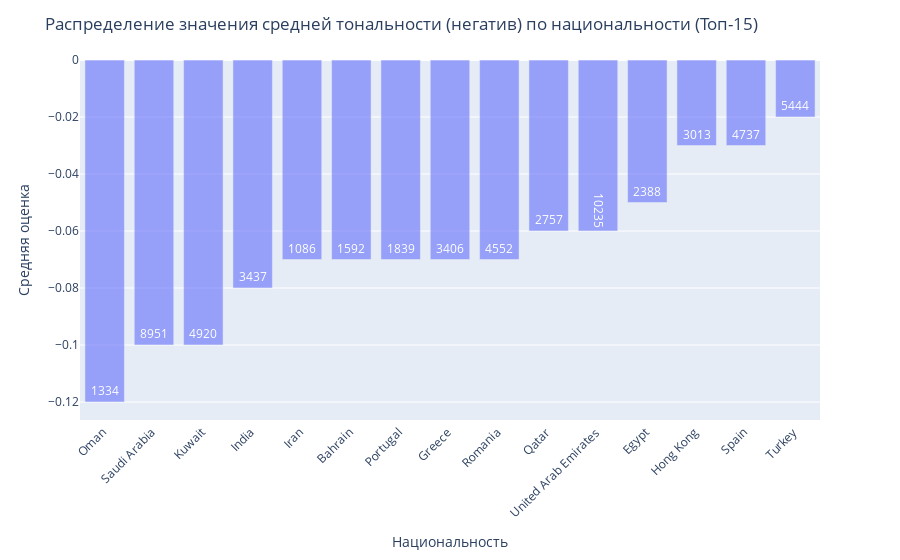

Here is the notebook cell this chart was saved with:
### Markdown cell above
Визуализируем нашу сводную таблицу

### Code cell
# Из библиотеки plotly импортируем модель express 
import plotly.express as px

# Настраиваем фигуру
fig = px.bar(
    filtered_negative.head(15), 
    x=filtered_negative.head(15).index, 
    y='mean', 
    text='count',  # Показываем количество отзывов при наведении
    opacity=0.6
)

# Настроим внешний вид
fig.update_layout(
    title='Распределение значения средней тональности (негатив) по национальности (Топ-15)',
    xaxis_title='Национальность',
    yaxis_title='Средняя оценка',
    xaxis_tickangle=-45
)

fig.show()

### Figure 1 — Plotly figure (JSON) as saved in the notebook; plotly's stock layout.template omitted (floating-point values rounded to 4 significant figures)
{"data": [{"hovertemplate": "x=%{x}<br>mean=%{y}<br>count=%{text}<extra></extra>", "legendgroup": "", "marker": {"color": "#636efa", "opacity": 0.6, "pattern": {"shape": ""}}, "name": "", "orientation": "v", "showlegend": false, "text": [1334.0, 8951.0, 4920.0, 3437.0, 1086.0, 1592.0, 1839.0, 3406.0, 4552.0, 2757.0, 10240.0, 2388.0, 3013.0, 4737.0, 5444.0], "textposition": "auto", "type": "bar", "x": [" Oman ", " Saudi Arabia ", " Kuwait ", " India ", " Iran ", " Bahrain ", " Portugal ", " Greece ", " Romania ", " Qatar ", " United Arab Emirates ", " Egypt ", " Hong Kong ", " Spain ", " Turkey "], "xaxis": "x", "y": [-0.12, -0.1, -0.1, -0.08, -0.07, -0.07, -0.07, -0.07, -0.07, -0.06, -0.06, -0.05, -0.03, -0.03, -0.02], "yaxis": "y"}], "layout": {"barmode": "relative", "legend": {"tracegroupgap": 0}, "margin": {"t": 60}, "title": {"text": "Распределение значения средней тональности (негатив) по национальности (Топ-15)"}, "xaxis": {"anchor": "y", "domain": [0, 1], "tickangle": -45, "title": {"text": "Национальность"}}, "yaxis": {"anchor": "x", "domain": [0, 1], "title": {"text": "Средняя оценка"}}}}
